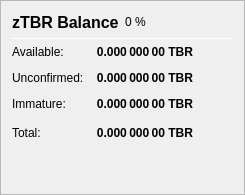
                   <widget class="QFrame" name="frame_ZerocoinBalances">
                    <property name="frameShape">
                     <enum>QFrame::StyledPanel</enum>
                    </property>
                    <property name="frameShadow">
                     <enum>QFrame::Raised</enum>
                    </property>
                    <layout class="QVBoxLayout" name="verticalLayout_7">
                     <item>
                      <layout class="QHBoxLayout" name="horizontalLayout_8" stretch="0">
                       <item>
                        <widget class="QLabel" name="label_5z_3">
                         <property name="minimumSize">
                          <size>
                           <width>0</width>
                           <height>20</height>
                          </size>
                         </property>
                         <property name="font">
                          <font>
                           <pointsize>12</pointsize>
                           <weight>75</weight>
                           <bold>true</bold>
                          </font>
                         </property>
                         <property name="text">
                          <string>zTBR Balance</string>
                         </property>
                        </widget>
                       </item>
                       <item>
                        <widget class="QLabel" name="labelzTBRPercent">
                         <property name="text">
                          <string notr="true">0 %</string>
                         </property>
                        </widget>
                       </item>
                       <item>
                        <spacer name="horizontalSpacer_11">
                         <property name="orientation">
                          <enum>Qt::Horizontal</enum>
                         </property>
                         <property name="sizeHint" stdset="0">
                          <size>
                           <width>40</width>
                           <height>20</height>
                          </size>
                         </property>
                        </spacer>
                       </item>
                      </layout>
                     </item>
                     <item>
                      <widget class="Line" name="line_ZerocoinBalance">
                       <property name="minimumSize">
                        <size>
                         <width>0</width>
                         <height>1</height>
                        </size>
                       </property>
                       <property name="maximumSize">
                        <size>
                         <width>16777215</width>
                         <height>1</height>
                        </size>
                       </property>
                       <property name="orientation">
                        <enum>Qt::Horizontal</enum>
                       </property>
                      </widget>
                     </item>
                     <item>
                      <layout class="QGridLayout" name="gridLayout_5">
                       <property name="spacing">
                        <number>12</number>
                       </property>
                       <item row="1" column="0">
                        <widget class="QLabel" name="labelzBalanceMatureText">
                         <property name="toolTip">
                          <string>Mature: more than 20 confirmation and more than 3 mints of the same denomination after it was minted.
These zTBR are spendable.</string>
                         </property>
                         <property name="text">
                          <string>Available:</string>
                         </property>
                        </widget>
                       </item>
                       <item row="1" column="1">
                        <widget class="QLabel" name="labelzBalanceMature">
                         <property name="font">
                          <font>
                           <weight>75</weight>
                           <bold>true</bold>
                          </font>
                         </property>
                         <property name="toolTip">
                          <string>Mature: more than 20 confirmation and more than 3 mints of the same denomination after it was minted.
These zTBR are spendable.</string>
                         </property>
                         <property name="text">
                          <string notr="true">0.000 000 00 TBR</string>
                         </property>
                         <property name="alignment">
                          <set>Qt::AlignRight|Qt::AlignTrailing|Qt::AlignVCenter</set>
                         </property>
                        </widget>
                       </item>
                       <item row="2" column="0">
                        <widget class="QLabel" name="labelzBalanceUnconfirmedText">
                         <property name="toolTip">
                          <string>Unconfirmed: less than 20 confirmations
Immature: confirmed, but less than 3 mints of the same denomination after it was minted</string>
                         </property>
                         <property name="text">
                          <string>Unconfirmed:</string>
                         </property>
                        </widget>
                       </item>
                       <item row="2" column="1">
                        <widget class="QLabel" name="labelzBalanceUnconfirmed">
                         <property name="font">
                          <font>
                           <weight>75</weight>
                           <bold>true</bold>
                          </font>
                         </property>
                         <property name="toolTip">
                          <string>Unconfirmed: less than 20 confirmations
Immature: confirmed, but less than 3 mints of the same denomination after it was minted</string>
                         </property>
                         <property name="text">
                          <string notr="true">0.000 000 00 TBR</string>
                         </property>
                         <property name="alignment">
                          <set>Qt::AlignRight|Qt::AlignTrailing|Qt::AlignVCenter</set>
                         </property>
                        </widget>
                       </item>
                       <item row="3" column="0">
                        <widget class="QLabel" name="labelzBalanceImmatureText">
                         <property name="toolTip">
                          <string>Unconfirmed: less than 20 confirmations
Immature: confirmed, but less than 3 mints of the same denomination after it was minted</string>
                         </property>
                         <property name="text">
                          <string>Immature:</string>
                         </property>
                        </widget>
                       </item>
                       <item row="3" column="1">
                        <widget class="QLabel" name="labelzBalanceImmature">
                         <property name="font">
                          <font>
                           <weight>75</weight>
                           <bold>true</bold>
                          </font>
                         </property>
                         <property name="toolTip">
                          <string>Unconfirmed: less than 20 confirmations
Immature: confirmed, but less than 3 mints of the same denomination after it was minted</string>
                         </property>
                         <property name="text">
                          <string notr="true">0.000 000 00 TBR</string>
                         </property>
                         <property name="alignment">
                          <set>Qt::AlignRight|Qt::AlignTrailing|Qt::AlignVCenter</set>
                         </property>
                        </widget>
                       </item>
                       <item row="4" column="0">
                        <widget class="QLabel" name="labelzBalanceText">
                         <property name="toolTip">
                          <string>Your current zTBR balance, unconfirmed and immature zTBR included.</string>
                         </property>
                         <property name="text">
                          <string>Total:</string>
                         </property>
                        </widget>
                       </item>
                       <item row="4" column="1">
                        <widget class="QLabel" name="labelzBalance">
                         <property name="font">
                          <font>
                           <weight>75</weight>
                           <bold>true</bold>
                          </font>
                         </property>
                         <property name="cursor">
                          <cursorShape>IBeamCursor</cursorShape>
                         </property>
                         <property name="toolTip">
                          <string>Your current zTBR balance, unconfirmed and immature zTBR included.</string>
                         </property>
                         <property name="text">
                          <string notr="true">0.000 000 00 TBR</string>
                         </property>
                         <property name="alignment">
                          <set>Qt::AlignRight|Qt::AlignTrailing|Qt::AlignVCenter</set>
                         </property>
                         <property name="textInteractionFlags">
                          <set>Qt::LinksAccessibleByMouse|Qt::TextSelectableByKeyboard|Qt::TextSelectableByMouse</set>
                         </property>
                        </widget>
                       </item>
                       <item row="4" column="2">
                        <spacer name="horizontalSpacer_4">
                         <property name="orientation">
                          <enum>Qt::Horizontal</enum>
                         </property>
                         <property name="sizeHint" stdset="0">
                          <size>
                           <width>40</width>
                           <height>20</height>
                          </size>
                         </property>
                        </spacer>
                       </item>
                      </layout>
                     </item>
                     <item>
                      <spacer name="verticalSpacer_4">
                       <property name="orientation">
                        <enum>Qt::Vertical</enum>
                       </property>
                       <property name="sizeHint" stdset="0">
                        <size>
                         <width>20</width>
                         <height>40</height>
                        </size>
                       </property>
                      </spacer>
                     </item>
                    </layout>
                   </widget>
